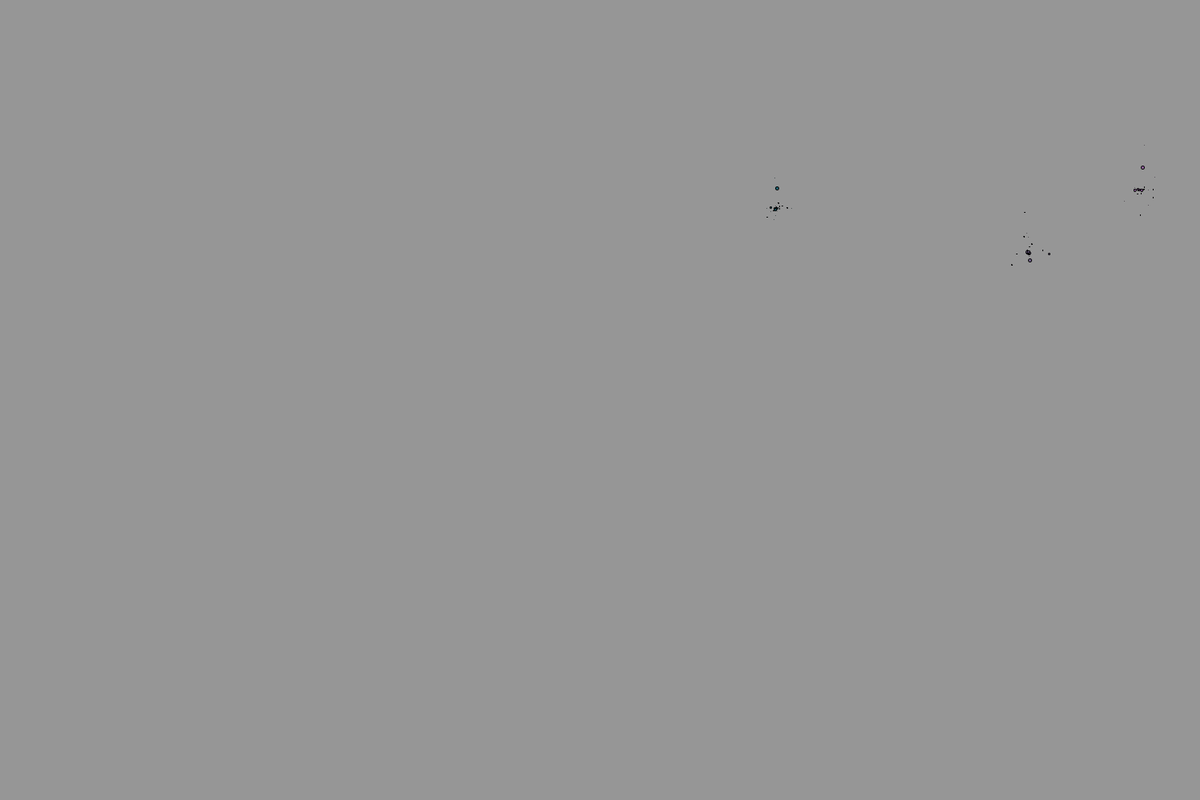
Frame 1 (no input)
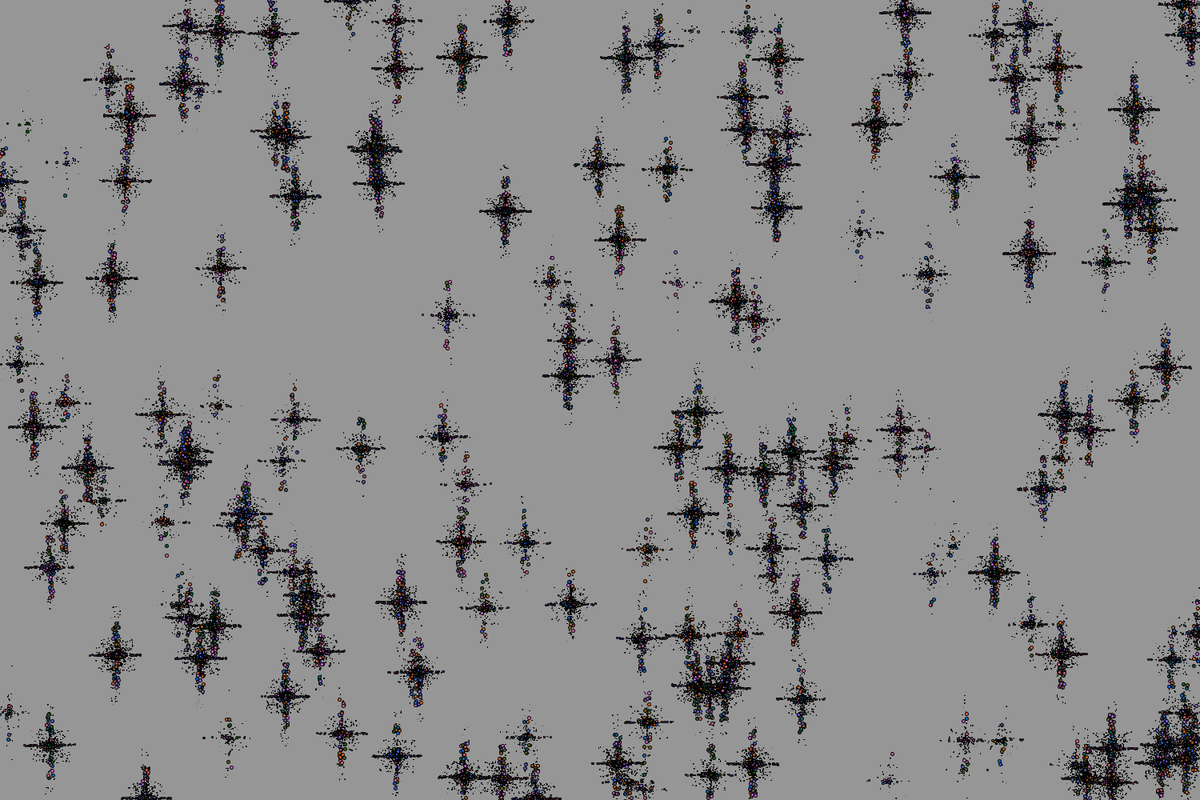
Frame 60 (the mouse pressed at the canvas centre just before this capture)
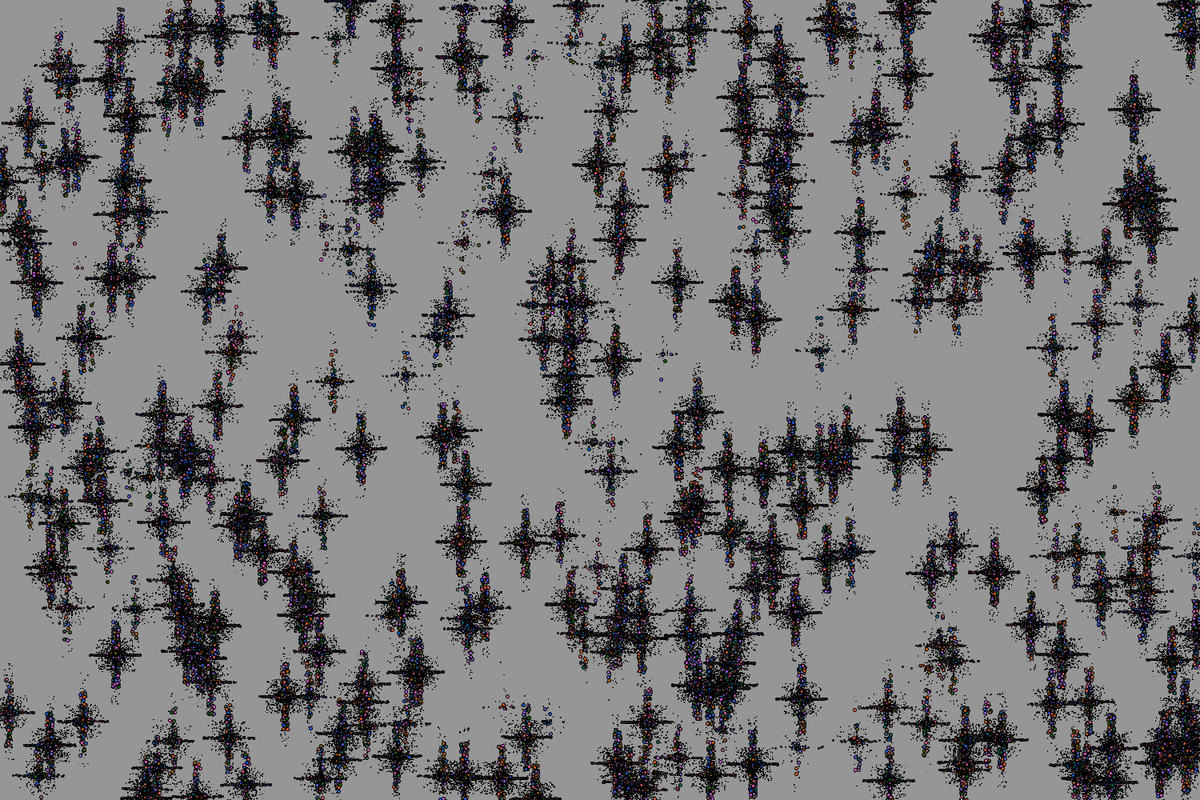
Frame 120 (the mouse held since frame 60 and released just before this capture)

The Processing sketch that drew these frames (run headless with seeded random() and noise(); from frame 60 on, the mouse is pressed at the canvas centre):

// Processing sketch: Ephemera_Splats_1
// ── Ephemera_Splats_1.pde

EllipseSystem ps;

void setup(){
  size(1500,1000);
  background(150);
  ps = new EllipseSystem(new PVector(width/2,50));
}

void draw(){  
  // background(150);
  ps.addEllipse();
  ps.run();
}

// ── Ellipse.pde
class Ellipse {
  float x = random(width);
  float y = random(height);
  float x1 = .5;
  float y1 = .5;
  
  void show(){
     fill(random(0,255),100,random(0,255));
     ellipse(x,y,x1,y1); 
     ellipse(x+random(-5,5),y+random(-5,5),x1,y1);
     ellipse(x+random(-5,6),y+random(-5,6),x1,y1);
     ellipse(x+random(-10,10),y+random(-10,10),x1,y1);
     ellipse(x+random(-15,15),y+random(-15,15),x1,y1);
     ellipse(x+random(-19,19),y+random(-19,19),x1,y1);
     ellipse(x+random(-2,2),y+random(-1,1),x1,y1);
     ellipse(x+random(-22,22),y+random(-21,21),x1,y1);
     ellipse(x+random(-25,25),y+random(-21,21),x1,y1);
     ellipse(x+random(-1,1),y+random(-22,22),x1,y1);
     ellipse(x+random(-12,12),y+random(-22,22),x1,y1);
     ellipse(x+random(-1,1),y+random(-22,22),x1,y1);
     ellipse(x+random(-32,32),y+random(-1,1),x1,y1);
     ellipse(x+random(-3,3),y+random(-1,1),x1,y1);
     ellipse(x+random(-12,12),y+random(-3,3),x1,y1);
     ellipse(x+random(-1,1),y+random(-3,3),x1,y1);
     ellipse(x+random(-4,4),y+random(-42,42),x1,y1);
     ellipse(x+random(-5,5),y+random(-5,5),x1,y1);
     ellipse(x+random(-6,6),y+random(-62,62),x1,y1);
     ellipse(x+random(-7,7),y+random(-7,7),x1,y1); 
     ellipse(x+random(-32,32),y+random(-1,1),2,2);
     ellipse(x+random(-3,3),y+random(-1,1),2,2);
     ellipse(x+random(-12,12),y+random(-3,3),3,3);
     ellipse(x+random(-1,1),y+random(-3,3),3,3);
     ellipse(x+random(-4,4),y+random(-42,42),4,4);
   
    //if (x < width/5 || x > 800)
    //  { 
    //    fill(0);
    //    makeEllipses(x,y,x1,y1);
    //  }
      
    //  if (y < height/5 || y > 800)
    //    {
    //     fill(0);
    //      makeEllipses(x,y,x1,y1);
    //    }     
        
    //if (x > width/5 && x < 800)
    //{ 
    //fill(0);
    //  makeEllipses(x,y,x1*2,y1*2);
    //}
      
    //if (y > height/5 && y < 800)
    //  {
    //    fill(0);
    //    makeEllipses(x,y,x1*5,y1*5);
    //  }        
  }

   void makeEllipses(float x, float y, float x1, float y1){   
     ellipse(x,y,x1,y1); 
     ellipse(x+random(-5,5),y+random(-5,5),x1,y1);
     ellipse(x+random(-5,6),y+random(-5,6),x1,y1);
     ellipse(x+random(-10,10),y+random(-10,10),x1,y1);
     ellipse(x+random(-15,15),y+random(-15,15),x1,y1);
     ellipse(x+random(-19,19),y+random(-19,19),x1,y1);
     ellipse(x+random(-2,2),y+random(-1,1),x1,y1);
     ellipse(x+random(-22,22),y+random(-21,21),x1,y1);
     ellipse(x+random(-25,25),y+random(-21,21),x1,y1);
     ellipse(x+random(-1,1),y+random(-22,22),x1,y1);
     ellipse(x+random(-12,12),y+random(-22,22),x1,y1);
     ellipse(x+random(-1,1),y+random(-22,22),x1,y1);
     ellipse(x+random(-32,32),y+random(-1,1),x1,y1);
     ellipse(x+random(-3,3),y+random(-1,1),x1,y1);
     ellipse(x+random(-12,12),y+random(-3,3),x1,y1);
     ellipse(x+random(-1,1),y+random(-3,3),x1,y1);
     ellipse(x+random(-4,4),y+random(-42,42),x1,y1);
     ellipse(x+random(-5,5),y+random(-5,5),x1,y1);
     ellipse(x+random(-6,6),y+random(-62,62),x1,y1);
     ellipse(x+random(-7,7),y+random(-7,7),x1,y1);
  }
}

// ── EllipseSystem.pde
class EllipseSystem {
  ArrayList<Ellipse> Ellipses;
  PVector origin;

  EllipseSystem(PVector position) {    
    Ellipses = new ArrayList<Ellipse>();
  }

  void addEllipse() {
    Ellipses.add(new Ellipse());
    Ellipses.add(new Ellipse());
    Ellipses.add(new Ellipse());
  }

 void run() {
    for (int i = Ellipses.size()-1; i >= 0; i--) {
      Ellipse p = Ellipses.get(i);
      p.show();     
    }
  }
}
